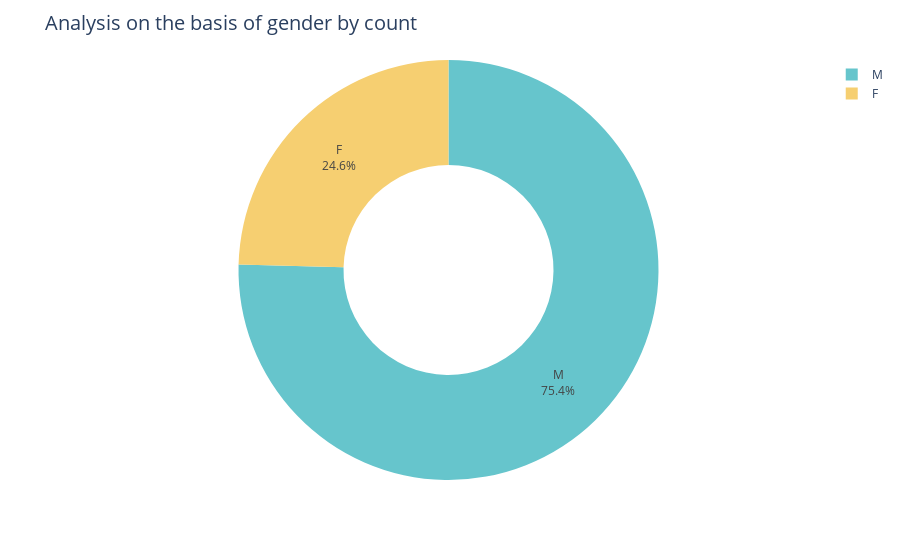

Notebook code cell kept with this figure:
### Code cell
fig=px.pie(gender,values='count',names='Gender',hole=.5,color_discrete_sequence=px.colors.qualitative.Pastel)
fig.update_traces(textposition='inside',textinfo='percent+label')
fig.update_layout(title_text='Analysis on the basis of gender by count',title_font=dict(size=(20)))
fig.show()

### Figure 1 — Plotly figure (JSON) as saved in the notebook; plotly's stock layout.template omitted (floating-point values rounded to 4 significant figures)
{"data": [{"domain": {"x": [0, 1], "y": [0, 1]}, "hole": 0.5, "hovertemplate": "Gender=%{label}<br>count=%{value}<extra></extra>", "labels": ["M", "F"], "legendgroup": "", "name": "", "showlegend": true, "textinfo": "percent+label", "textposition": "inside", "type": "pie", "values": [405380, 132197]}], "layout": {"legend": {"tracegroupgap": 0}, "margin": {"t": 60}, "piecolorway": ["rgb(102, 197, 204)", "rgb(246, 207, 113)", "rgb(248, 156, 116)", "rgb(220, 176, 242)", "rgb(135, 197, 95)", "rgb(158, 185, 243)", "rgb(254, 136, 177)", "rgb(201, 219, 116)", "rgb(139, 224, 164)", "rgb(180, 151, 231)", "rgb(179, 179, 179)"], "title": {"font": {"size": 20}, "text": "Analysis on the basis of gender by count"}}}
